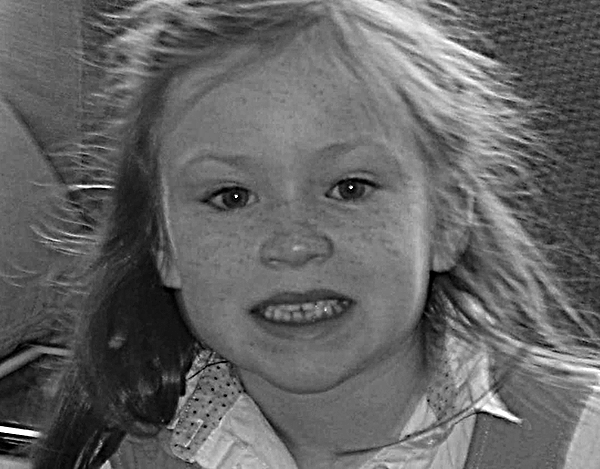
%> input picture Transformações_Geometricas/Imagem/girl.tif, 600 x 469 px
$ octave Transformacoes_geometricas.m   (GNU Octave 9; MATLAB toolbox functions it lacks are replaced by stand-ins)
%> lines starting %> are read from the running program, lines starting %| are printed output that depends on the picture
%% SCRIPT PRINCIPAL: DATA AUGMENTATION E TRANSFORMACOES GEOMETRICAS
clc;
clear;
close all;

%% ETAPA 1: DEMONSTRACAO COM A IMAGEM (girl.tif)
target_single = 'girl.tif';

if exist(target_single, 'file')
    % Leitura e conversao forcada para tons de cinza
    f_girl = imread(target_single);
%> f_girl is the input picture: size 469x600 uint8; min 0, max 255, mean 99.9
    if size(f_girl, 3) > 1
        f_girl = rgb2gray(f_girl);
    end

    % Execucao das transformacoes geometricas discretas
    g_resize    = imageResize(f_girl, 224, 224);
    g_trans_x   = imageTranslate(g_resize, 7, 0);
    g_trans_y   = imageTranslate(g_resize, 0, 10);
    g_zoom_105  = imageZoom(g_resize, 1.05, 1.05);
    g_zoom_110  = imageZoom(g_resize, 1.10, 1.10);
    g_reflect_y = imageReflection(g_resize, 'y');

    % Plotagem do painel comparativo de resultados
    figure('Name', 'Pipeline de Data Augmentation - girl.tif', 'NumberTitle', 'off');

    subplot(2,3,1); imshow(g_resize); title('1. Resized (224x224)');
    subplot(2,3,2); imshow(g_trans_x); title('2. Translate X (+7, 0)');
    subplot(2,3,3); imshow(g_trans_y); title('3. Translate Y (0, +10)');
    subplot(2,3,4); imshow(g_zoom_105); title('4. Zoom (1.05x)');
    subplot(2,3,5); imshow(g_zoom_110); title('5. Zoom (1.10x)');
    subplot(2,3,6); imshow(g_reflect_y); title('6. Reflection H (Mode Y)');
else
    warning('Arquivo de demonstracao %s nao encontrado no diretorio.', target_single);
end

%% ETAPA 2: PROCESSAMENTO DO DATASET COVID
covid_dir = 'Dataset/Covid'; % Caminho relativo padrao para o dataset

if exist(covid_dir, 'dir')
    % Filtragem de arquivos de imagem no diretorio alvo
    img_extensions = {'*.jpg', '*.jpeg', '*.png', '*.tif'};
    file_list = [];
    for ext = img_extensions
        file_list = [file_list; dir(fullfile(covid_dir, ext{1}))];
    end

    % Loop de iteracao sobre as amostras da classe Covid
    for i = 1:length(file_list)
        img_path = fullfile(covid_dir, file_list(i).name);
        [~, base_name, ext_name] = fileparts(file_list(i).name);

        f = imread(img_path);
        if size(f, 3) > 1
            f = rgb2gray(f);
        end

        % Redimensionamento obrigatorio para resolucao de entrada de rede (224x224)
        f_scaled = imageResize(f, 224, 224);

        % Geracao e salvamento das variantes geometricas requisitadas
        g1 = imageTranslate(f_scaled, 7, 0);
        imwrite(g1, fullfile(covid_dir, [base_name, '_xTranslate_7', ext_name]));

        g2 = imageTranslate(f_scaled, 0, 10);
        imwrite(g2, fullfile(covid_dir, [base_name, '_yTranslate_10', ext_name]));

        g3 = imageZoom(f_scaled, 1.05, 1.05);
        imwrite(g3, fullfile(covid_dir, [base_name, '_Zoom_1.05', ext_name]));

        g4 = imageZoom(f_scaled, 1.1, 1.1);
        imwrite(g4, fullfile(covid_dir, [base_name, '_Zoom_1.1', ext_name]));

        g5 = imageReflection(f_scaled, 'y');
        imwrite(g5, fullfile(covid_dir, [base_name, '_HorizontalReflection', ext_name]));
    end
    fprintf('Processamento de Data Augmentation concluido para %d imagens.\n', length(file_list));
else
    fprintf('Diretorio "%s" ausente. Etapa de dataset ignorada (Modo de contingencia ativo).\n', covid_dir);
end

%% =========================================================================
%% FUNCOES LOCAIS DE TRANSFORMACAO GEOMETRICA (INTERPOLACAO BILINEAR MANAL)
%% =========================================================================

function g = imageResize(f, numrows, numcols)
%> called with numrows = 224, numcols = 224
    % IMAGERESIZE Redimensiona imagem mantendo aspect ratio e preenchendo com branco.
    [H, W] = size(f);
%> H = 469; W = 600
    scale = min(numrows / H, numcols / W);
%> scale = 0.373
    new_H = round(H * scale);
%> new_H = 175
    new_W = round(W * scale);
%> new_W = 224

    % Interpolacao bilinear da regiao util dimensionada
    g_scaled = bilinearInterpolation(f, new_H, new_W);
%> after the loop in bilinearInterpolation, `for r = 1:new_H`:
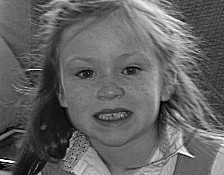
%> g: size 175x224 double; min 0, max 255, mean 99.9

    % Alocacao da matriz final preenchida com fundo branco (255)
    g = uint8(ones(numrows, numcols) * 255);

    % Centralizacao da imagem redimensionada dentro da matriz final
    row_start = floor((numrows - new_H) / 2) + 1;
%> row_start = 25
    col_start = floor((numcols - new_W) / 2) + 1;
%> col_start = 1
    g(row_start:row_start+new_H-1, col_start:col_start+new_W-1) = g_scaled;
%> g: size 224x224 uint8
%> after the loop in imageTranslate, `for r = 1:H`:
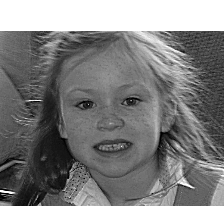
%> g: size 224x224 uint8; min 0, max 255, mean 133.8; mean of the top-left, top-right, bottom-left and bottom-right quarters 140.5, 153, 107.3, 134.5
%> call 2 of imageTranslate, with tx = 0, ty = 10
%> after the loop in imageTranslate (call 2), `for r = 1:H`:
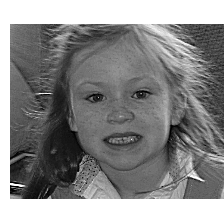
%> g: size 224x224 uint8; min 0, max 255, mean 139.5
end

function g = imageReflection(f, mode)
    % IMAGEREFLECTION Realiza reflexao geometrica matricial direta.
    if strcmp(mode, 'x')
        g = f(end:-1:1, :); % Inversao vertical do indexador de linhas
    elseif strcmp(mode, 'y')
        g = f(:, end:-1:1); % Inversao horizontal do indexador de colunas
    else
        error('Modo invalido. Utilize ''x'' ou ''y''.');
    end
end

function g = imageZoom(f, cx, cy)
%> called with cx = 1.05, cy = 1.05
    % IMAGEZOOM Aplica zoom por fator multiplicativo e realiza crop centralizado.
    [H, W] = size(f);
    new_H = round(H * cx);
%> new_H = 235
    new_W = round(W * cy);
%> new_W = 235

    % Expansao espacial via interpolacao bilinear
    g_zoomed = bilinearInterpolation(f, new_H, new_W);
%> call 2 of bilinearInterpolation, with new_H = 235, new_W = 235
%> after the loop in bilinearInterpolation (call 2), `for r = 1:new_H`:
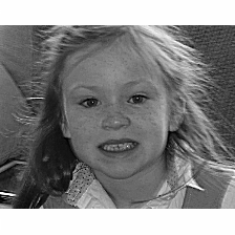
%> g: size 235x235 double; min 0.213, max 255, mean 133.8; drawn with min black and max white

    % Recorte simetrico para retorno ao tamanho geometrico original [H, W]
    r_start = floor((new_H - H) / 2) + 1;
%> r_start = 6
    c_start = floor((new_W - W) / 2) + 1;
%> c_start = 6

    % Tratamento de contorno para fatores de reducao de escala (se aplicavel)
    if r_start > 0 && c_start > 0
        g = g_zoomed(r_start:r_start+H-1, c_start:c_start+W-1);
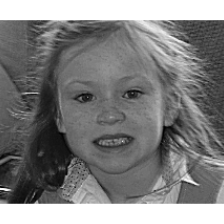
%> g: size 224x224 uint8; min 0, max 255, mean 128.2
%> call 2 of imageZoom, with cx = 1.1, cy = 1.1
%> in imageZoom (call 2), `g = g_zoomed(r_start:r_start+H-1, c_start:c_start+W-1);`:
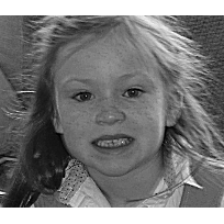
%> g: size 224x224 uint8; min 0, max 255, mean 122.7
%> in imageReflection, `g = f(:, end:-1:1);`:
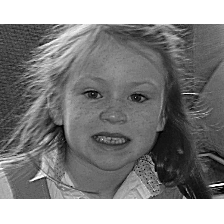
%> g: size 224x224 uint8; min 0, max 255, mean 133.8; mean of the top-left, top-right, bottom-left and bottom-right quarters 144, 130.3, 143.5, 117.5
    else
        g = uint8(ones(H, W) * 255);
        r_target = max(1, 2 - r_start);
        c_target = max(1, 2 - c_start);
        h_chunk = min(H, new_H);
        w_chunk = min(W, new_W);
        g(r_target:r_target+h_chunk-1, c_target:c_target+w_chunk-1) = g_zoomed(1:h_chunk, 1:w_chunk);
    end
end

function g = imageTranslate(f, tx, ty)
    % IMAGETRANSLATE Translada a matriz da imagem preenchendo vazios com branco.
    [H, W] = size(f);
    g = uint8(ones(H, W) * 255); % Inicializacao do background

    % Mapeamento inverso direto por deslocamento de indices lineares
    for r = 1:H
        orig_r = r - tx; % Deslocamento vertical x (linhas)
        for c = 1:W
            orig_c = c - ty; % Deslocamento horizontal y (colunas)

            % Verificacao de limites espaciais da matriz original
            if orig_r >= 1 && orig_r <= H && orig_c >= 1 && orig_c <= W
                g(r, c) = f(orig_r, orig_c);
            end
        end
    end
end

function g = bilinearInterpolation(f, new_H, new_W)
    % BILINEARINTERPOLATION Core do algoritmo de reconstrucao de intensidade continuada.
    [H, W] = size(f);
    f = double(f);
    g = zeros(new_H, new_W);

    % Geracao de mapeamento projetivo inverso
    for r = 1:new_H
        rf = ((r - 0.5) * (H / new_H)) + 0.5;
        r1 = max(1, floor(rf));
        r2 = min(H, ceil(rf));
        delta_r = rf - r1;

        for c = 1:new_W
            cf = ((c - 0.5) * (W / new_W)) + 0.5;
            c1 = max(1, floor(cf));
            c2 = min(W, ceil(cf));
            delta_c = cf - c1;

            % Interpolacao ponderada nos 4 vizinhos adjacentes
            v1 = f(r1, c1) * (1 - delta_c) + f(r1, c2) * delta_c;
            v2 = f(r2, c1) * (1 - delta_c) + f(r2, c2) * delta_c;
            g(r, c) = v1 * (1 - delta_r) + v2 * delta_r;
        end
    end
    g = uint8(g);
end
